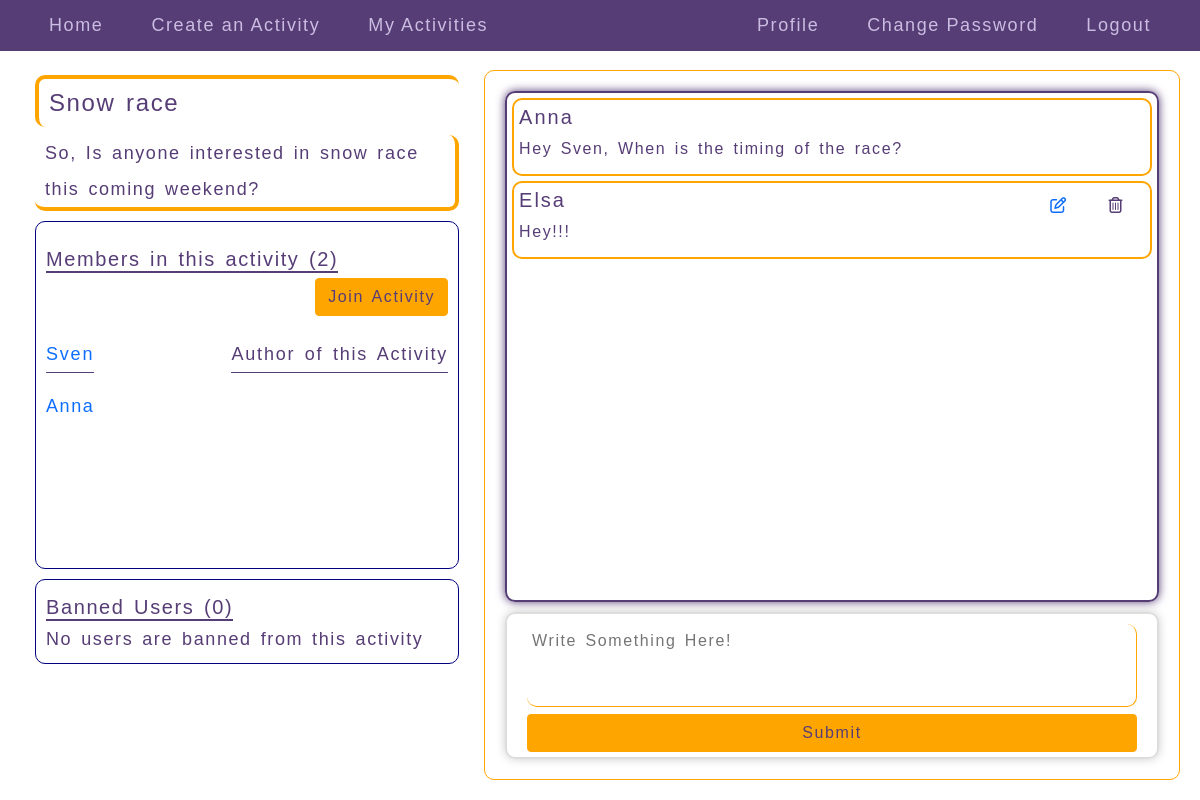
Page /activities/12 (signed in) on the earlier database version.
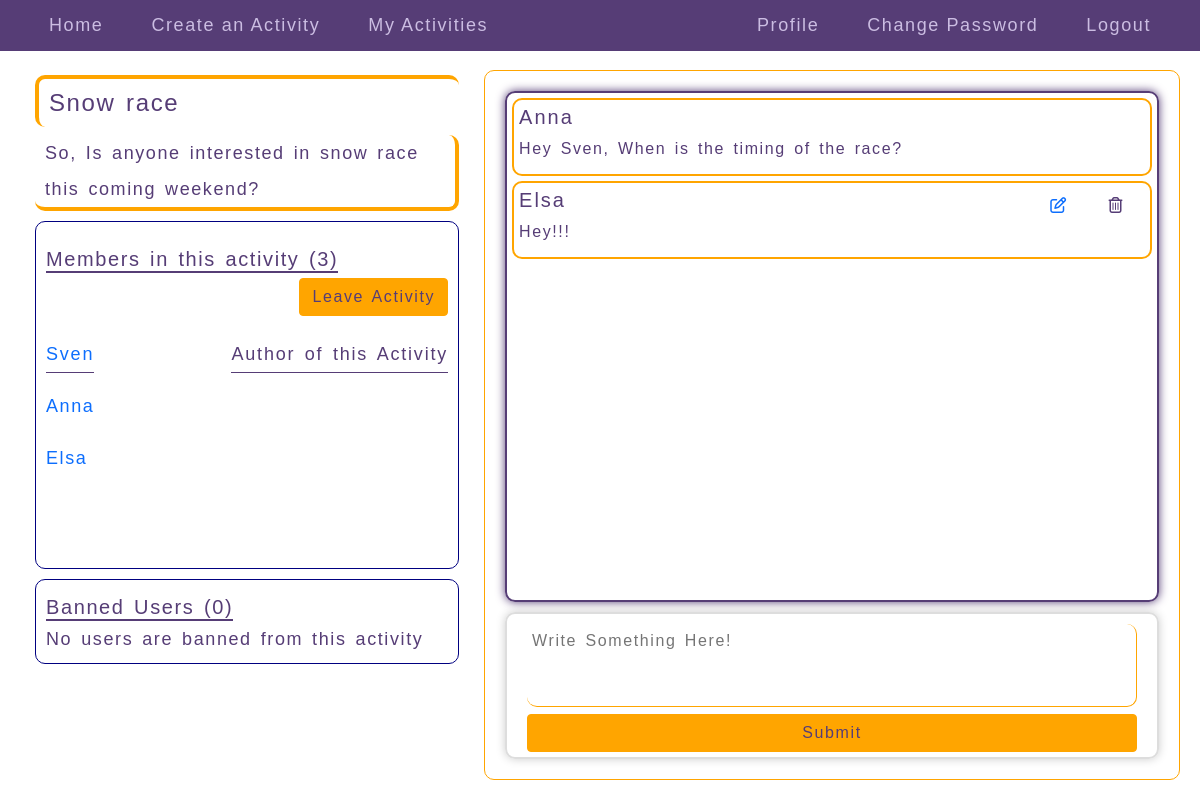
Same page on the later database version.
### meet/models.py (models this page shows, shortened)
class Joining(models.Model):
    user = models.ForeignKey(User, on_delete=models.CASCADE, related_name="joined_activities")
    activity = models.ForeignKey(Activity, on_delete=models.CASCADE, related_name="user_activities")

class Comment(models.Model):
    user = models.ForeignKey(User, on_delete=models.CASCADE, related_name="comments")
    activity = models.ForeignKey(Activity, on_delete=models.CASCADE, related_name="commented_activities")
    comment = models.TextField()

### meet/views.py (the view)
# urls.py: path("activities/<int:id>", views.displayactivity, name="display_activity"),
@login_required(login_url='/')
def displayactivity(request, id):
    if request.method == "POST":
        activity = Activity.objects.get(pk=id)
        user_comment = comment(request.POST)
        if user_comment.is_valid():
            obj = Comment(user=request.user, activity=activity, comment=user_comment.cleaned_data["description"])
            obj.save()
        return redirect("display_activity", id=id)
    else:
        activity = Activity.objects.get(pk=id)
        deleted = Deleted.objects.all()
        deleted_list= []
        users_list_temp = []
        for x in deleted:
            deleted_list.append(x.activity)
        if activity in deleted_list:
            users_of_activity = list(Joining.objects.filter(activity = activity).all())
            for user in users_of_activity:
                users_list_temp.append(user.user)
            if request.user not in users_list_temp:
                return redirect("index")
        users = Joining.objects.filter(activity=activity).all()
        users_comments=Comment.objects.filter(activity=activity)
        users_list = []
        for user in users:
            users_list.append(user.user.username)
        form = comment()
        print(request.user)
        print(activity.user)
        if request.user == activity.user:
            kickuserout = "True"
        else:
            kickuserout = "False"
        banned = Banneduser.objects.filter(activity=activity).all()
        banned_users = []
        for banned_user in banned:
            banned_users.append(banned_user.user)
        if request.user in banned_users:
            messages.error(request, f"You're banned from  {activity.title}  activity")
            return redirect("index")
        return render(request, "meet/activity.html", {
        "activity": activity, "users": users, "users_list": users_list, "form": form, "users_comments": users_comments, "kickuserout": kickuserout, "banned_users": banned_users
        })

### meet/views.py
class comment(forms.Form):
    description = forms.CharField(label="", widget=forms.Textarea(attrs={"rows": 3, "placeholder": "Write Something Here!"}))

### meet/templates/meet/activity.html (shortened to what this page needs)
{% extends "meet/layout.html" %}
{% load static %}
{% block body %}
<div class="fc_display">
  <div class="left_half">
    <div class="left_half_header">
      <h4>{{ activity.title }}</h4>
      <p>{{ activity.description }}</p>
    </div>
    <div class="left_half_members">
      <div class="fc_activity">
        <h5>Members in this activity ({{ users_list|length }})</h5>
        {% if request.user not in banned_users %}
        <div class="fc_activity_button">
          {% if request.user != activity.user %}
          {% if request.user.username in users_list %}
            <a href="{% url 'leave_activity' activity.id %}" class="btn btn-outline common_button">Leave Activity</a>
          {% else %}
            <a href="{% url 'join_activity' activity.id %}" class="btn btn-outline common_button">Join Activity</a>
          {% endif %}
          {% endif %}
        </div>
        {% endif %}
      </div>
      <div class="activity_users_fc">
        <p><a href="{% url 'user_profile' activity.user.username %}">{{ activity.user.username }}</a></p>
        <p class="activity_users_author">Author of this Activity</p>
      </div>
      {% for user in users %}
        {% if user.user.username != activity.user.username %}
          <p class="activity_users">
            <a href="{% url 'user_profile' user.user.username %}">{{ user.user.username }}</a>
          </p>
        {% endif %}
      {% endfor %}
    </div>
    <div class="left_half_banned_users">
      <h5>Banned Users ({{ banned_users|length }})</h5>
      {% for users in banned_users %}
      <div class="left_half_banned_users_members">
        <a href="{% url 'user_profile' users.username %}"><p>{{ users.username }}</p></a>
        <a href="{% url 'unban_user' users.id activity.id %}" class="ban_lock"><i class="fas fa-lock ban-lock" title="unban user"></i></a>
      </div>
        {% empty %}
          <p>No users are banned from this activity</p>
      {% endfor %}
    </div>
  </div>
  <div class="right_half">
    <div class="right_half_body">
      {% for comment in users_comments %}
        {% if comment.user not in banned_users %}
        <div class="users_comments_on_activity">
          {% if request.user == comment.user%}
            <div class="fontawesome_icons">
              <a href="{% url 'comment_edit' comment.id %}"><i class="far fa-edit fontawesome_edit_comment fontawesome_common"></i></a>
              <i data-id={{ comment.id }} class="far fa-trash-alt fontawesome_delete_comment fontawesome_common"></i>
            </div>
          {% endif %}
          <h5>{{ comment.user.username }}</h5>
          <p>{{ comment.comment }}</p>
        </div>
        {% endif %}
      {% endfor %}
    </div>
    {% if request.user not in banned_users %}
    <div class="right_half_input">
      <form class="" method="post">
        {{ form }}
        <button type="submit" class="btn common_button">Submit</button>
      </form>
    </div>
    {% endif %}
  </div>
</div>
{% endblock %}

Differences in the rows shown:
added Joining: user.username "Elsa"
Other differences:
{{ users_list|length }}: "2" → "3"
text no longer shown: "Join Activity"
text now shown: "Leave Activity"
